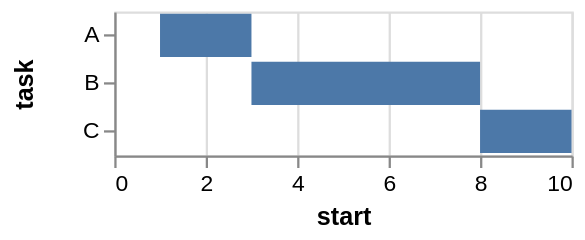

Vega-Lite specification stored for this chart:
### Vega specification from a JSON file in a GitHub repository (floating-point values rounded to 4 significant figures)
{"$schema": "https://vega.github.io/schema/vega/v3.0.json", "description": "A simple bar chart with ranged data (aka Gantt Chart).", "autosize": "pad", "padding": 5, "width": 200, "style": "cell", "data": [{"name": "source_0", "values": [{"task": "A", "start": 1, "end": 3}, {"task": "B", "start": 3, "end": 8}, {"task": "C", "start": 8, "end": 10}]}, {"name": "data_0", "source": "source_0", "transform": [{"type": "formula", "expr": "toNumber(datum[\"start\"])", "as": "start"}, {"type": "formula", "expr": "toNumber(datum[\"end\"])", "as": "end"}, {"type": "filter", "expr": "datum[\"start\"] !== null && !isNaN(datum[\"start\"])"}]}], "signals": [{"name": "y_step", "value": 21}, {"name": "height", "update": "bandspace(domain('y').length, 0.1, 0.05) * y_step"}], "marks": [{"name": "marks", "type": "rect", "style": ["bar"], "from": {"data": "data_0"}, "encode": {"update": {"x": {"scale": "x", "field": "start"}, "x2": {"scale": "x", "field": "end"}, "y": {"scale": "y", "field": "task"}, "height": {"scale": "y", "band": true}, "fill": {"value": "#4c78a8"}}}}], "scales": [{"name": "x", "type": "linear", "domain": {"data": "data_0", "fields": ["start", "end"], "sort": true}, "range": [0, {"signal": "width"}], "nice": true, "zero": true}, {"name": "y", "type": "band", "domain": {"data": "data_0", "field": "task", "sort": true}, "range": {"step": {"signal": "y_step"}}, "paddingInner": 0.1, "paddingOuter": 0.05}], "axes": [{"scale": "x", "orient": "bottom", "labelFlush": true, "labelOverlap": true, "tickCount": {"signal": "ceil(width/40)"}, "title": "start", "zindex": 1}, {"scale": "x", "orient": "bottom", "domain": false, "grid": true, "labels": false, "maxExtent": 0, "minExtent": 0, "tickCount": {"signal": "ceil(width/40)"}, "ticks": false, "zindex": 0, "gridScale": "y"}, {"scale": "y", "orient": "left", "labelOverlap": true, "title": "task", "zindex": 1}], "config": {"axisY": {"minExtent": 30}}}
